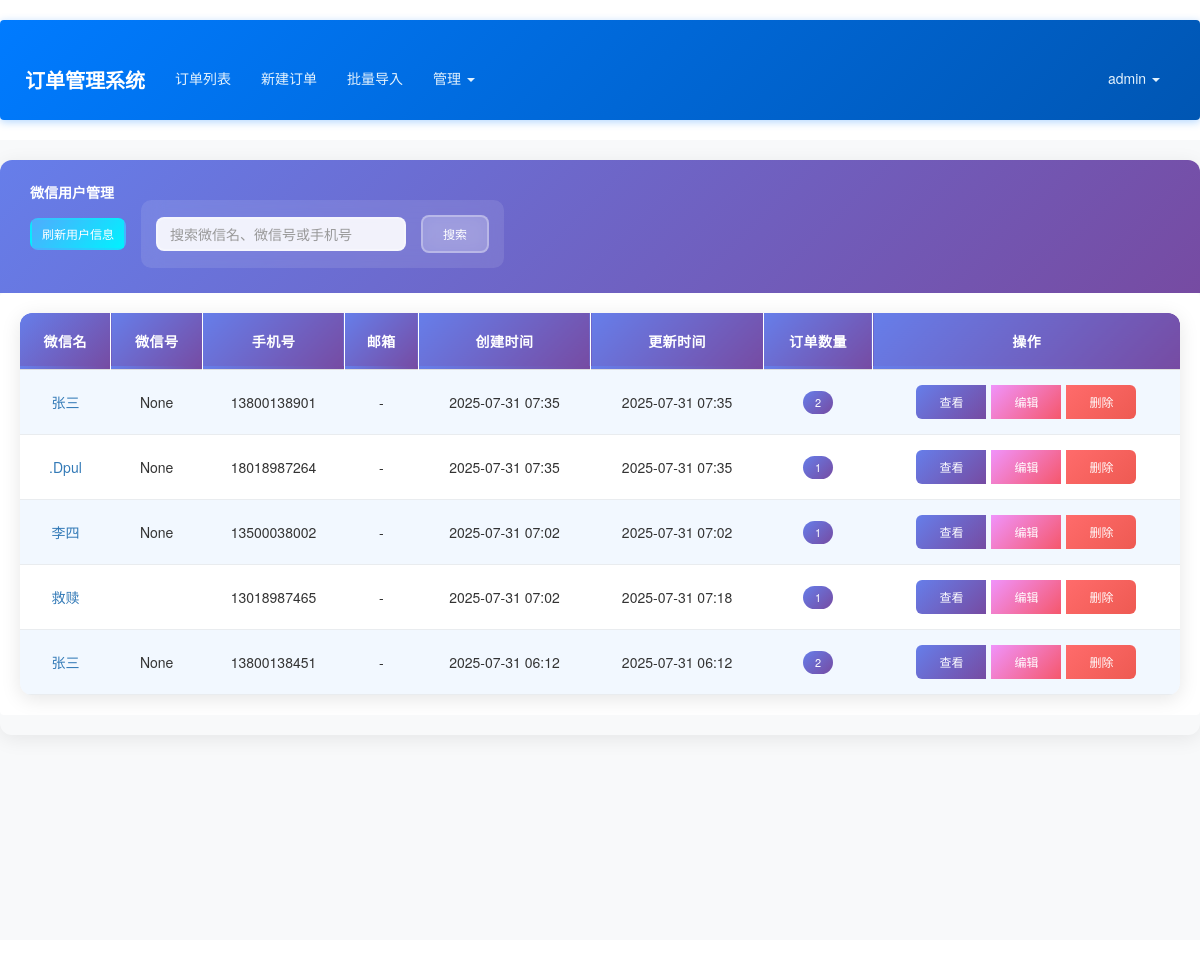
Screenshot of /admin/wechat-users (signed in) with the database file from the repository.
### app/models.py (models this page shows, shortened)
class User(UserMixin, db.Model):
    __tablename__ = 'users'
    id = db.Column(db.Integer, primary_key=True)
    email = db.Column(db.String(64), unique=True, index=True)
    username = db.Column(db.String(64), unique=True, index=True)
    role_id = db.Column(db.Integer, db.ForeignKey('roles.id'))
    password_hash = db.Column(db.String(128))
    orders = db.relationship('Order', backref='creator', lazy='dynamic')
    @property
    def password(self):
        raise AttributeError('password is not a readable attribute')
    def can(self, perm):
        return self.role is not None and self.role.has_permission(perm)

class WechatUser(db.Model):
    __tablename__ = 'wechat_users'
    id = db.Column(db.Integer, primary_key=True)
    wechat_name = db.Column(db.String(64), nullable=False)
    wechat_id = db.Column(db.String(64), nullable=True, index=True)
    phone = db.Column(db.String(20), unique=True, nullable=True)
    email = db.Column(db.String(64))
    address = db.Column(db.String(256))
    avatar = db.Column(db.String(200))
    payment_qr_code = db.Column(db.String(200))
    notes = db.Column(db.Text())
    create_time = db.Column(db.DateTime, default=datetime.utcnow)
    update_time = db.Column(db.DateTime, default=datetime.utcnow, onupdate=datetime.utcnow)
    def get_order_stats(self, start_date=None, end_date=None):
        from sqlalchemy import func
        query = Order.query.filter(Order.wechat_name == self.wechat_name)
        if start_date:
            query = query.filter(Order.create_time >= start_date)
        if end_date:
            query = query.filter(Order.create_time <= end_date)
        stats = query.with_entities(
            func.count(Order.id).label('total_orders'),
            func.sum(Order.amount).label('total_amount'),
            func.avg(Order.amount).label('avg_amount'),
            func.sum(Order.quantity).label('total_quantity')
        ).first()
        return {
            'total_orders': stats.total_orders or 0,
            'total_amount': float(stats.total_amount or 0),
            'avg_amount': float(stats.avg_amount or 0),
            'total_quantity': stats.total_quantity or 0
        }

### app/admin/views.py (the view, shortened to what this page needs)
@admin.route('/wechat-users')
@admin_required
def wechat_user_list():
    page = request.args.get('page', 1, type=int)
    search = request.args.get('search', '')
    query = WechatUser.query
    wechat_users = query.order_by(WechatUser.create_time.desc()).paginate(
        page=page, per_page=20, error_out=False
    )
    uncollected_count = Order.query.filter(
        Order.phone.isnot(None),
        Order.phone != '',
        ~Order.phone.in_(
            db.session.query(WechatUser.phone).filter(WechatUser.phone.isnot(None))
        )
    ).count()
    return render_template('admin/wechat_user_list.html',
                         wechat_users=wechat_users,
                         search=search,
                         uncollected_count=uncollected_count)

### app/admin/views.py (called while the page is built)
@admin.before_request
@login_required
def before_request():
    if not current_user.can(Permission.MANAGE_FIELDS) and not current_user.can(Permission.ADMIN):
        abort(403)

### app/api_optimizer.py (called while the page is built)
    def init_app(self, app):
        compress.init_app(app)
        app.config['JSON_AS_ASCII'] = False
        app.config['JSONIFY_PRETTYPRINT_REGULAR'] = False  # 生产环境禁用美化
        @app.after_request
        def add_response_headers(response):
            if request.endpoint and 'static' in request.endpoint:
                response.cache_control.max_age = 31536000  # 1年
                response.cache_control.public = True
            else:
                response.cache_control.no_cache = True
            response.headers['X-Content-Type-Options'] = 'nosniff'
            response.headers['X-Frame-Options'] = 'DENY'
            response.headers['X-XSS-Protection'] = '1; mode=block'
            return response

### app/context_processors.py (called while the page is built)
def inject_permissions():
    return dict(Permission=Permission)

### app/models.py (called while the page is built)
@login_manager.user_loader
def load_user(user_id):
    return User.query.get(int(user_id))

    def has_permission(self, perm):
        return self.permissions & perm == perm

### app/templates/admin/wechat_user_list.html (shortened to what this page needs)
{% extends "base.html" %}
{% block content %}
<div class="container-fluid wechat-user-management">
    <div class="row">
        <div class="col-md-12">
            <div class="card">
                <div class="card-header d-flex justify-content-between align-items-center">
                    <h5 class="mb-0"> 微信用户管理</h5>
                    <div class="d-flex btn-group-header">
                         <form method="POST" action="{{ url_for('admin.refresh_wechat_users') }}" class="d-inline me-2" id="refreshForm">
                             <button type="submit" class="btn btn-info btn-sm" id="refreshBtn"
                                     onclick="return handleRefreshSubmit(event)">
                                  刷新用户信息
                             </button>
                         </form>
                        <form method="GET" class="d-flex me-3 search-form">
                            <input type="text" name="search" class="form-control form-control-sm"
                                   placeholder="搜索微信名、微信号或手机号" value="{{ search }}" style="width: 250px;">
                            <button type="submit" class="btn btn-primary btn-sm ms-2 text-white">
                                 搜索
                            </button>
                        </form>
                    </div>
                </div>
                <div class="card-body">
                    {% if wechat_users.items %}
                    <div class="table-responsive">
                        <table class="table table-striped table-hover">
                            <thead style="background: linear-gradient(135deg, #667eea 0%, #764ba2 100%); color: white; font-weight: 600;">
                                <tr>
                                    <th>微信名</th>
                                    <th>微信号</th>
                                    <th>手机号</th>
                                    <th>邮箱</th>
                                    <th>创建时间</th>
                                    <th>更新时间</th>
                                    <th>订单数量</th>
                                    <th>操作</th>
                                </tr>
                            </thead>
                            <tbody>
                                {% for wechat_user in wechat_users.items %}
                                <tr>
                                    <td>
                                        <a href="{{ url_for('admin.wechat_user_detail', id=wechat_user.id) }}"
                                           class="text-decoration-none">
                                            {{ wechat_user.wechat_name }}
                                        </a>
                                    </td>
                                    <td>{{ wechat_user.wechat_id }}</td>
                                    <td>{{ wechat_user.phone or '-' }}</td>
                                    <td>{{ wechat_user.email or '-' }}</td>
                                    <td>{{ wechat_user.create_time.strftime('%Y-%m-%d %H:%M') }}</td>
                                    <td>{{ wechat_user.update_time.strftime('%Y-%m-%d %H:%M') }}</td>
                                    <td>
                                        {% set order_count = wechat_user.get_order_stats().total_orders %}
                                        <span class="badge bg-info">{{ order_count }}</span>
                                    </td>
                                    <td>
                                        <div class="action-buttons btn-group btn-group-sm" role="group">
                                            <a href="{{ url_for('admin.wechat_user_detail', id=wechat_user.id) }}"
                                               class="btn btn-primary text-white" title="查看详情">
                                                 查看
                                            </a>
                                            <a href="{{ url_for('admin.edit_wechat_user', id=wechat_user.id) }}"
                                               class="btn btn-warning text-white" title="编辑">
                                                 编辑
                                            </a>
                                            <button type="button" class="btn btn-danger text-white"
                                                    onclick="deleteWechatUser({{ wechat_user.id }}, '{{ wechat_user.wechat_name }}')"
                                                    title="删除">
                                                 删除
                                            </button>
                                        </div>
                                    </td>
                                </tr>
                                {% endfor %}
                            </tbody>
                        </table>
                    </div>
                    {% else %}
                    <div class="text-center py-5">
                        <i class="fas fa-users fa-3x text-muted mb-3"></i>
                        <h5 class="text-muted">暂无微信用户数据</h5>
                        <p class="text-muted">微信用户会在创建订单时自动添加</p>
                    </div>
                    {% endif %}
                </div>
            </div>
        </div>
    </div>
</div>
{% endblock %}

### app/templates/base.html (shortened to what this page needs)
{% extends "bootstrap/base.html" %}
{% block head %}
{{ super() }}
<link rel="stylesheet" type="text/css" href="{{ url_for('static', filename='styles.css') }}">
{% endblock %}
{% block navbar %}
<div class="navbar navbar-inverse" role="navigation">
    <div class="container">
        <div class="navbar-header">
            <a class="navbar-brand" href="{{ url_for('main.index') }}">订单管理系统</a>
        </div>
        <div class="navbar-collapse collapse">
            <ul class="nav navbar-nav">
                {% if current_user.is_authenticated %}
                <li><a href="{{ url_for('main.order_list') }}">订单列表</a></li>
                <li><a href="{{ url_for('main.new_order') }}">新建订单</a></li>
                <li><a href="{{ url_for('main.import_orders') }}">批量导入</a></li>
                {% if current_user.can(Permission.MANAGE_FIELDS) %}
                <li class="dropdown">
                    <a href="#" class="dropdown-toggle" data-toggle="dropdown">管理 <b class="caret"></b></a>
                </li>
                {% endif %}
                {% endif %}
            </ul>
            <ul class="nav navbar-nav navbar-right">
                {% if current_user.is_authenticated %}
                <li class="dropdown">
                    <a href="#" class="dropdown-toggle" data-toggle="dropdown">{{ current_user.username }} <b class="caret"></b></a>
                </li>
                {% else %}
                <li><a href="{{ url_for('auth.login') }}">登录</a></li>
                <li><a href="{{ url_for('auth.register') }}">注册</a></li>
                {% endif %}
            </ul>
        </div>
    </div>
</div>
{% endblock %}

### rows the page displays
User: username "admin"
WechatUser: wechat_name "张三", wechat_id "None", phone "13800138901", email "-", create_time "2025-07-31 07:35", update_time "2025-07-31 07:35", order_count "2"
WechatUser: wechat_name ".Dpul", wechat_id "None", phone "18018987264", email "-", create_time "2025-07-31 07:35", update_time "2025-07-31 07:35", order_count "1"
WechatUser: wechat_name "李四", wechat_id "None", phone "13500038002", email "-", create_time "2025-07-31 07:02", update_time "2025-07-31 07:02", order_count "1"
WechatUser: wechat_name "救赎", phone "13018987465", email "-", create_time "2025-07-31 07:02", update_time "2025-07-31 07:18", order_count "1"
WechatUser: wechat_name "张三", wechat_id "None", phone "13800138451", email "-", create_time "2025-07-31 06:12", update_time "2025-07-31 06:12", order_count "2"
